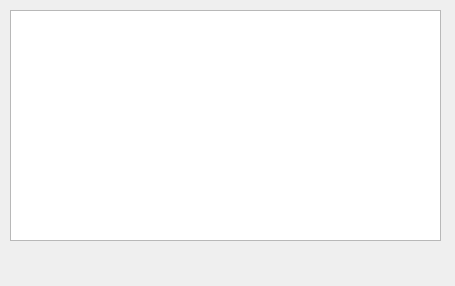
<?xml version="1.0" encoding="UTF-8"?>
<ui version="4.0">
 <class>Dialog</class>
 <widget class="QDialog" name="Dialog">
  <property name="geometry">
   <rect>
    <x>0</x>
    <y>0</y>
    <width>455</width>
    <height>286</height>
   </rect>
  </property>
  <property name="minimumSize">
   <size>
    <width>455</width>
    <height>286</height>
   </size>
  </property>
  <property name="maximumSize">
   <size>
    <width>455</width>
    <height>286</height>
   </size>
  </property>
  <property name="windowTitle">
   <string>发现新版本</string>
  </property>
  <property name="windowIcon">
   <iconset>
    <normaloff>icon.png</normaloff>icon.png</iconset>
  </property>
  <widget class="QDialogButtonBox" name="buttonBox">
   <property name="geometry">
    <rect>
     <x>10</x>
     <y>250</y>
     <width>431</width>
     <height>32</height>
    </rect>
   </property>
   <property name="orientation">
    <enum>Qt::Horizontal</enum>
   </property>
   <property name="standardButtons">
    <set>QDialogButtonBox::NoButton</set>
   </property>
   <property name="centerButtons">
    <bool>false</bool>
   </property>
  </widget>
  <widget class="QTextBrowser" name="textInfo">
   <property name="geometry">
    <rect>
     <x>10</x>
     <y>10</y>
     <width>431</width>
     <height>231</height>
    </rect>
   </property>
  </widget>
 </widget>
 <resources/>
 <connections>
  <connection>
   <sender>buttonBox</sender>
   <signal>accepted()</signal>
   <receiver>Dialog</receiver>
   <slot>accept()</slot>
   <hints>
    <hint type="sourcelabel">
     <x>248</x>
     <y>254</y>
    </hint>
    <hint type="destinationlabel">
     <x>157</x>
     <y>274</y>
    </hint>
   </hints>
  </connection>
  <connection>
   <sender>buttonBox</sender>
   <signal>rejected()</signal>
   <receiver>Dialog</receiver>
   <slot>reject()</slot>
   <hints>
    <hint type="sourcelabel">
     <x>316</x>
     <y>260</y>
    </hint>
    <hint type="destinationlabel">
     <x>286</x>
     <y>274</y>
    </hint>
   </hints>
  </connection>
 </connections>
</ui>
